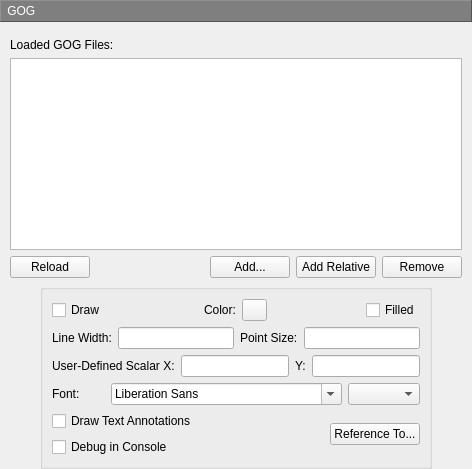
       <widget class="QWidget" name="page_5">
        <layout class="QVBoxLayout" name="verticalLayout_20">
         <property name="leftMargin">
          <number>0</number>
         </property>
         <property name="topMargin">
          <number>0</number>
         </property>
         <property name="rightMargin">
          <number>0</number>
         </property>
         <property name="bottomMargin">
          <number>0</number>
         </property>
         <item>
          <widget class="QLabel" name="label_167">
           <property name="minimumSize">
            <size>
             <width>0</width>
             <height>22</height>
            </size>
           </property>
           <property name="styleSheet">
            <string notr="true">background-color: rgb(127, 127, 127);
color: rgb(255, 255, 255);</string>
           </property>
           <property name="frameShape">
            <enum>QFrame::Panel</enum>
           </property>
           <property name="frameShadow">
            <enum>QFrame::Raised</enum>
           </property>
           <property name="text">
            <string> GOG</string>
           </property>
          </widget>
         </item>
         <item>
          <layout class="QVBoxLayout" name="verticalLayout_19">
           <property name="leftMargin">
            <number>10</number>
           </property>
           <property name="topMargin">
            <number>10</number>
           </property>
           <property name="rightMargin">
            <number>10</number>
           </property>
           <item>
            <widget class="QLabel" name="label_168">
             <property name="text">
              <string>Loaded GOG Files:</string>
             </property>
            </widget>
           </item>
           <item>
            <widget class="QListWidget" name="listWidget_2"/>
           </item>
           <item>
            <layout class="QHBoxLayout" name="horizontalLayout_38">
             <item>
              <widget class="QPushButton" name="pushButton_24">
               <property name="text">
                <string>Reload</string>
               </property>
              </widget>
             </item>
             <item>
              <spacer name="horizontalSpacer_19">
               <property name="orientation">
                <enum>Qt::Horizontal</enum>
               </property>
               <property name="sizeHint" stdset="0">
                <size>
                 <width>40</width>
                 <height>20</height>
                </size>
               </property>
              </spacer>
             </item>
             <item>
              <widget class="QPushButton" name="pushButton_25">
               <property name="text">
                <string>Add...</string>
               </property>
              </widget>
             </item>
             <item>
              <widget class="QPushButton" name="pushButton_27">
               <property name="text">
                <string>Add Relative</string>
               </property>
              </widget>
             </item>
             <item>
              <widget class="QPushButton" name="pushButton_26">
               <property name="text">
                <string>Remove</string>
               </property>
              </widget>
             </item>
            </layout>
           </item>
          </layout>
         </item>
         <item>
          <layout class="QHBoxLayout" name="horizontalLayout_17">
           <item>
            <spacer name="horizontalSpacer_17">
             <property name="orientation">
              <enum>Qt::Horizontal</enum>
             </property>
             <property name="sizeHint" stdset="0">
              <size>
               <width>40</width>
               <height>20</height>
              </size>
             </property>
            </spacer>
           </item>
           <item>
            <widget class="QGroupBox" name="groupBox_14">
             <property name="title">
              <string/>
             </property>
             <layout class="QVBoxLayout" name="verticalLayout_18">
              <item>
               <layout class="QHBoxLayout" name="horizontalLayout_36">
                <item>
                 <widget class="QCheckBox" name="checkBox_15">
                  <property name="text">
                   <string>Draw</string>
                  </property>
                 </widget>
                </item>
                <item>
                 <spacer name="horizontalSpacer_16">
                  <property name="orientation">
                   <enum>Qt::Horizontal</enum>
                  </property>
                  <property name="sizeHint" stdset="0">
                   <size>
                    <width>40</width>
                    <height>20</height>
                   </size>
                  </property>
                 </spacer>
                </item>
                <item>
                 <widget class="QLabel" name="label_44">
                  <property name="text">
                   <string>Color:</string>
                  </property>
                 </widget>
                </item>
                <item>
                 <widget class="ColorButton" name="pushButton_28">
                  <property name="maximumSize">
                   <size>
                    <width>25</width>
                    <height>25</height>
                   </size>
                  </property>
                  <property name="text">
                   <string/>
                  </property>
                 </widget>
                </item>
                <item>
                 <spacer name="horizontalSpacer_15">
                  <property name="orientation">
                   <enum>Qt::Horizontal</enum>
                  </property>
                  <property name="sizeHint" stdset="0">
                   <size>
                    <width>40</width>
                    <height>20</height>
                   </size>
                  </property>
                 </spacer>
                </item>
                <item>
                 <widget class="QCheckBox" name="checkBox_16">
                  <property name="text">
                   <string>Filled</string>
                  </property>
                  <property name="checkable">
                   <bool>true</bool>
                  </property>
                  <property name="checked">
                   <bool>false</bool>
                  </property>
                 </widget>
                </item>
               </layout>
              </item>
              <item>
               <layout class="QHBoxLayout" name="horizontalLayout_35">
                <item>
                 <widget class="QLabel" name="label_48">
                  <property name="text">
                   <string>Line Width:</string>
                  </property>
                 </widget>
                </item>
                <item>
                 <widget class="QLineEdit" name="lineEdit_31"/>
                </item>
                <item>
                 <widget class="QLabel" name="label_49">
                  <property name="text">
                   <string>Point Size:</string>
                  </property>
                 </widget>
                </item>
                <item>
                 <widget class="QLineEdit" name="lineEdit_32"/>
                </item>
               </layout>
              </item>
              <item>
               <layout class="QHBoxLayout" name="horizontalLayout_34">
                <item>
                 <widget class="QLabel" name="label_50">
                  <property name="text">
                   <string>User-Defined Scalar X:</string>
                  </property>
                 </widget>
                </item>
                <item>
                 <widget class="QLineEdit" name="lineEdit_33"/>
                </item>
                <item>
                 <widget class="QLabel" name="label_51">
                  <property name="text">
                   <string>Y:</string>
                  </property>
                 </widget>
                </item>
                <item>
                 <widget class="QLineEdit" name="lineEdit_34"/>
                </item>
               </layout>
              </item>
              <item>
               <layout class="QHBoxLayout" name="horizontalLayout_33" stretch="1,0,0">
                <item>
                 <widget class="QLabel" name="label_52">
                  <property name="text">
                   <string>Font:</string>
                  </property>
                 </widget>
                </item>
                <item>
                 <widget class="QFontComboBox" name="fontComboBox"/>
                </item>
                <item>
                 <widget class="QComboBox" name="comboBox_25"/>
                </item>
               </layout>
              </item>
              <item>
               <layout class="QHBoxLayout" name="horizontalLayout_32">
                <item>
                 <layout class="QVBoxLayout" name="verticalLayout_17">
                  <item>
                   <widget class="QCheckBox" name="checkBox_17">
                    <property name="text">
                     <string>Draw Text Annotations</string>
                    </property>
                   </widget>
                  </item>
                  <item>
                   <widget class="QCheckBox" name="checkBox_18">
                    <property name="text">
                     <string>Debug in Console</string>
                    </property>
                   </widget>
                  </item>
                 </layout>
                </item>
                <item>
                 <spacer name="horizontalSpacer_14">
                  <property name="orientation">
                   <enum>Qt::Horizontal</enum>
                  </property>
                  <property name="sizeHint" stdset="0">
                   <size>
                    <width>40</width>
                    <height>20</height>
                   </size>
                  </property>
                 </spacer>
                </item>
                <item>
                 <widget class="QPushButton" name="pushButton_29">
                  <property name="text">
                   <string>Reference To...</string>
                  </property>
                 </widget>
                </item>
               </layout>
              </item>
             </layout>
            </widget>
           </item>
           <item>
            <spacer name="horizontalSpacer_18">
             <property name="orientation">
              <enum>Qt::Horizontal</enum>
             </property>
             <property name="sizeHint" stdset="0">
              <size>
               <width>40</width>
               <height>20</height>
              </size>
             </property>
            </spacer>
           </item>
          </layout>
         </item>
        </layout>
       </widget>
